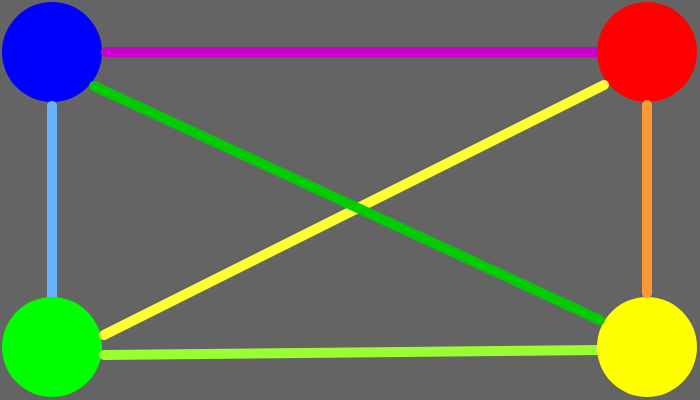
Frame 1 (no input)
Frame 60 (no input): identical to frame 1, image omitted
Frame 120 (the mouse pressed at the canvas centre since frame 60): identical to frame 1, image omitted

The p5.js sketch that drew this single still picture (run headless with seeded random() and noise() and a simulated clock; from frame 60 on, the mouse is pressed at the canvas centre):

// p5.js sketch
// ── sketch.js
//DAT405 / GAD405
//S2-02_Coordinates

//Initialization function
function setup() {
  //Set the size of rendering window - pixels
  createCanvas(700, 400);

  //Set the size of all text
  textSize(18);
}

//Rendering function
function draw() {
  //Erase all canvas. Set the color to white
  background(100);
  noStroke();

  //Top left corner shape position and color
  fill(0, 0, 255);
  ellipse(52, 52, 100, 100);
  stroke(204, 0, 204);
  strokeWeight(10);
  line(106, 52, 600, 52);

  //Top right corner shape position and color
  noStroke();
  fill(255, 0, 0);
  ellipse(647, 52, 100, 100);
  stroke(102, 178, 255);
  line(52, 300, 52, 106);


  //Bottom left corner shape position and color
  noStroke();
  fill(0, 255, 0);
  ellipse(52, 347, 100, 100);
  stroke(255, 255, 51)
  line(104, 335, 604, 85);
  stroke(153, 255, 51);
  line(104, 355, 600, 350);


  //Bottom right corner shape position and color
  noStroke();
  fill(255, 255, 0);
  ellipse(647, 347, 100, 100);
  stroke(255, 153, 51);
  line(647, 293, 647, 105);
  stroke(0, 204, 0);
  line(600, 320, 94, 86);
}
